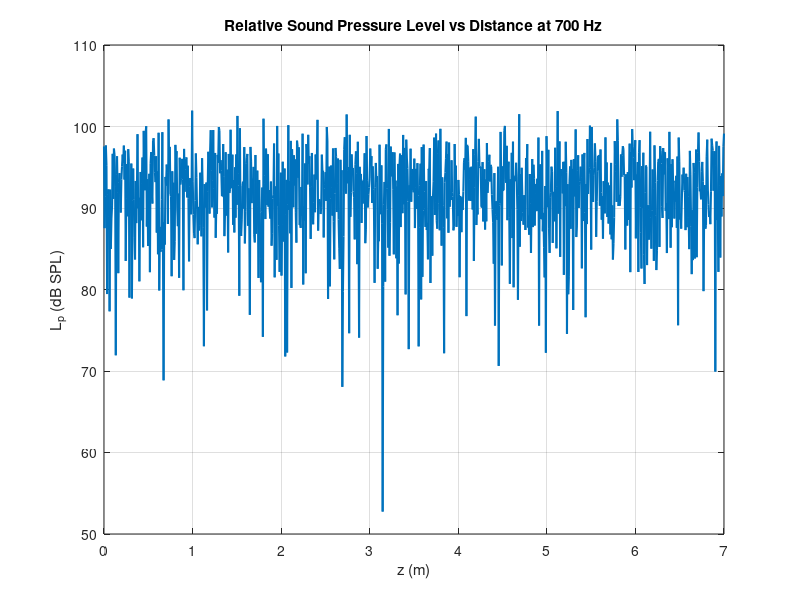
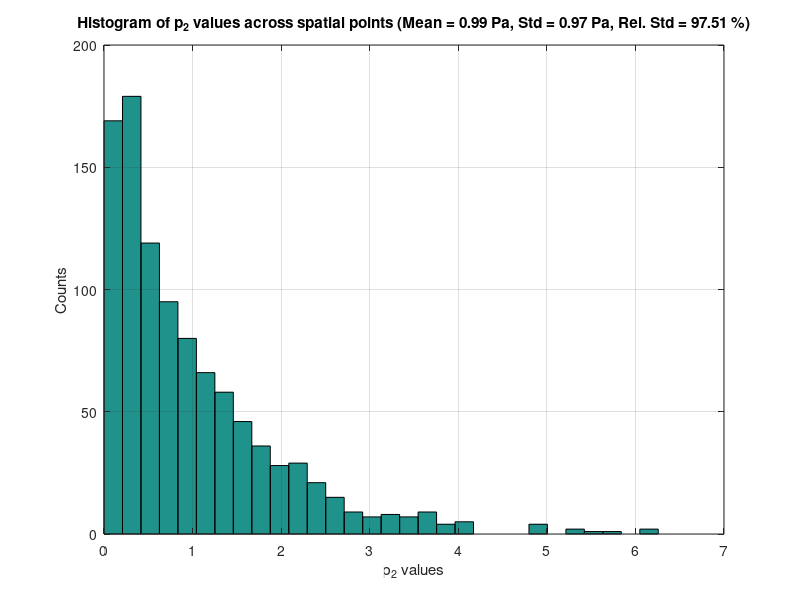
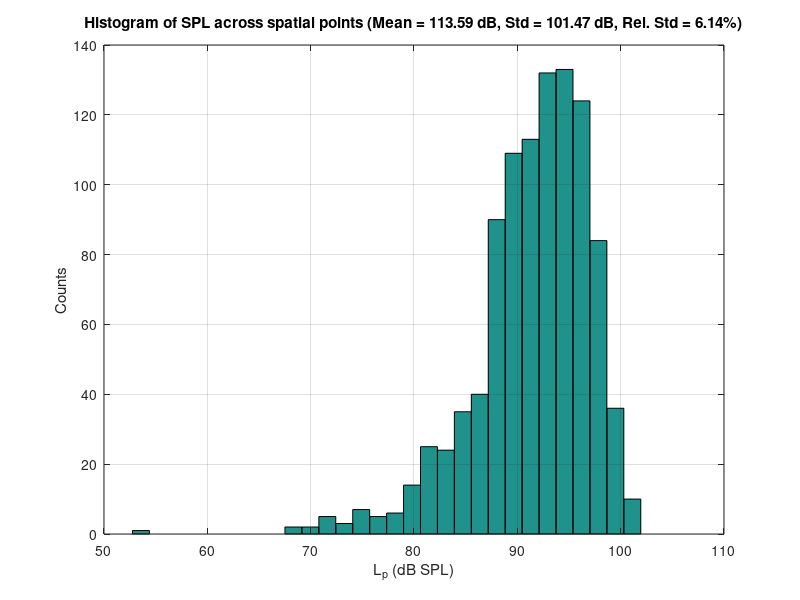

The MATLAB script that drew these images, in order:
Nwaves = 5000; % amount of plane waves for each point
Npoints = 1000; % space points
Lz = 7;        % z length room (m)
c = 343;       % (m/s)
f = 700;       % (Hz)
omega = 2 * pi * f ;
k = omega / c;

z_values = linspace(0, Lz, Npoints); % space points
p2_values = zeros(size(z_values));

% calculating p_2 for each position as a sum of every random wave
for idx = 1:length(z_values)
    r = z_values(idx);
    phi_i = rand(1, Nwaves) * 2 * pi; % random phases
    theta_i = acos(2 * rand(1, Nwaves) - 1); % random angles
    sum_exp = sum(exp(-1j * (k * r * cos(theta_i) + phi_i))); 
    p2_values(idx) = (1/Nwaves) * abs(sum_exp)^2;
end

fprintf('Size of p2_values array: %d x %d\n', size(p2_values,1), size(p2_values,2));

p_ref = 2 * 10^(-5);

% Relative sound pressure level (SPL)
figure;
plot(z_values, 10*log10(p2_values / (p_ref)^2), 'LineWidth', 1.5);
grid on;
title('Relative Sound Pressure Level vs Distance at 700 Hz');
xlabel('z (m)');
ylabel('L_p (dB SPL)');

% stats
mean_p2 = mean(p2_values);
std_p2 = std(p2_values);
rel_std_p2 = std_p2 / mean_p2 * 100; % relative std (%)

mean_p2_dB = mean(10*log10(p2_values / (p_ref)^2));
std_p2_dB = std(10*log10(p2_values / (p_ref)^2));
rel_std_p2_dB = std_p2_dB / mean_p2_dB * 100; % relative std (%)

% Histograms (p2 and dB) for one sound field
N_bins = 30;
figure;
hist(p2_values, N_bins);
grid on;
title(['Histogram of p_2 values across spatial points ' ...
    '(Mean = ' num2str(mean_p2, '%.2f') ' Pa, Std = ' num2str(std_p2, '%.2f') ...
    ' Pa, Rel. Std = ' num2str(rel_std_p2, '%.2f') ' %)']);
xlabel('p_2 values');
ylabel('Counts');

figure;
hist(10*log10(p2_values / (p_ref)^2), N_bins);
grid on;
title(['Histogram of SPL across spatial points ' ...
    '(Mean = ' num2str(10*log10(mean_p2_dB / (p_ref)^2), '%.2f') ' dB, ' ...
    'Std = ' num2str(10*log10(std_p2_dB / (p_ref)^2), '%.2f') ' dB, ' ...
    'Rel. Std = ' num2str(rel_std_p2_dB, '%.2f') '%)']);
xlabel('L_p (dB SPL)');
ylabel('Counts');

X_1  = p2_values/2;
X_2 = 10*log10(p2_values / (p_ref)^2);
